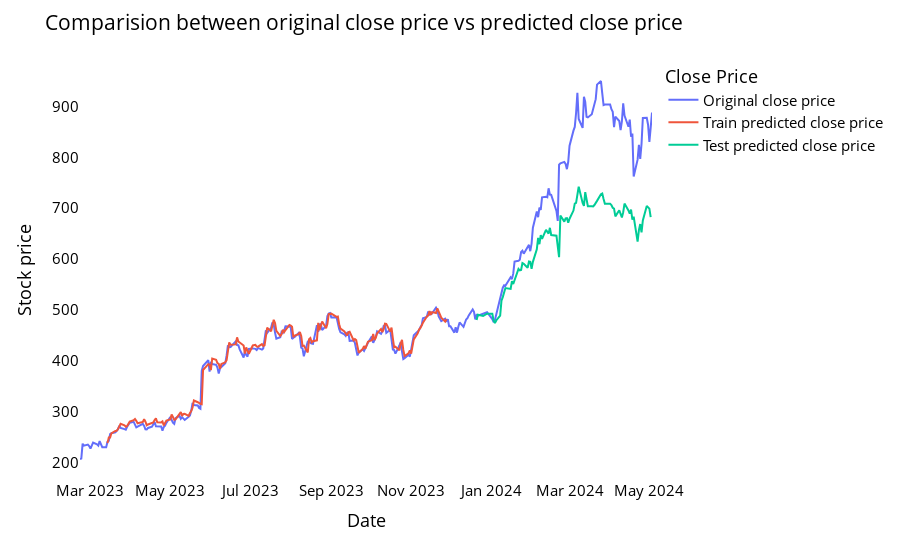

Notebook cell for this chart:
### Code cell
# shift train predictions for plotting

look_back=time_step
trainPredictPlot = np.empty_like(closedf)
trainPredictPlot[:, :] = np.nan
trainPredictPlot[look_back:len(train_predict)+look_back, :] = train_predict
print("Train predicted data: ", trainPredictPlot.shape)

# shift test predictions for plotting
testPredictPlot = np.empty_like(closedf)
testPredictPlot[:, :] = np.nan
testPredictPlot[len(train_predict)+(look_back*2)+1:len(closedf)-1, :] = test_predict
print("Test predicted data: ", testPredictPlot.shape)

names = cycle(['Original close price','Train predicted close price','Test predicted close price'])

plotdf = pd.DataFrame({'date': close_stock['Date'],
                       'original_close': close_stock['AdjClose'],
                      'train_predicted_close': trainPredictPlot.reshape(1,-1)[0].tolist(),
                      'test_predicted_close': testPredictPlot.reshape(1,-1)[0].tolist()})

fig = px.line(plotdf,x=plotdf['date'], y=[plotdf['original_close'],plotdf['train_predicted_close'],
                                          plotdf['test_predicted_close']],
              labels={'value':'Stock price','date': 'Date'})
fig.update_layout(title_text='Comparision between original close price vs predicted close price',
                  plot_bgcolor='white', font_size=15, font_color='black', legend_title_text='Close Price')
fig.for_each_trace(lambda t:  t.update(name = next(names)))

fig.update_xaxes(showgrid=False)
fig.update_yaxes(showgrid=False)
fig.show()

### Figure 1 — Plotly figure (JSON) as saved in the notebook; plotly's stock layout.template omitted (floating-point values rounded to 4 significant figures; data arrays with more than 128 entries replaced by an {"elided": "..."} marker saying what was removed)
{"data": [{"hovertemplate": "variable=original_close<br>Date=%{x}<br>Stock price=%{y}<extra></extra>", "legendgroup": "original_close", "line": {"color": "#636efa", "dash": "solid"}, "marker": {"symbol": "circle"}, "mode": "lines", "name": "Original close price", "orientation": "v", "showlegend": true, "type": "scatter", "x": {"elided": "303 str values"}, "xaxis": "x", "y": {"elided": "303 float values"}, "yaxis": "y"}, {"hovertemplate": "variable=train_predicted_close<br>Date=%{x}<br>Stock price=%{y}<extra></extra>", "legendgroup": "train_predicted_close", "line": {"color": "#EF553B", "dash": "solid"}, "marker": {"symbol": "circle"}, "mode": "lines", "name": "Train predicted close price", "orientation": "v", "showlegend": true, "type": "scatter", "x": {"elided": "303 str values"}, "xaxis": "x", "y": {"elided": "303 float values"}, "yaxis": "y"}, {"hovertemplate": "variable=test_predicted_close<br>Date=%{x}<br>Stock price=%{y}<extra></extra>", "legendgroup": "test_predicted_close", "line": {"color": "#00cc96", "dash": "solid"}, "marker": {"symbol": "circle"}, "mode": "lines", "name": "Test predicted close price", "orientation": "v", "showlegend": true, "type": "scatter", "x": {"elided": "303 str values"}, "xaxis": "x", "y": {"elided": "303 float values"}, "yaxis": "y"}], "layout": {"font": {"color": "black", "size": 15}, "legend": {"title": {"text": "Close Price"}, "tracegroupgap": 0}, "margin": {"t": 60}, "plot_bgcolor": "white", "title": {"text": "Comparision between original close price vs predicted close price"}, "xaxis": {"anchor": "y", "domain": [0, 1], "showgrid": false, "title": {"text": "Date"}}, "yaxis": {"anchor": "x", "domain": [0, 1], "showgrid": false, "title": {"text": "Stock price"}}}}
